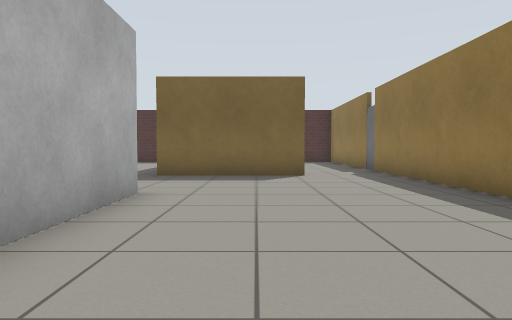
[1] (above)

15 first-person views from a walk through a robot-simulator world made for Gazebo. The camera is 0.72 m above the floor, tilts 2° down and sees 70° across. The floor is counted in squares, 1 m on a side. Each view is taken from the middle of a square. On the plan, view 1 faces up. The plan holds only what a view shows up to about 11 squares ahead; the rest is blank. Gazebo's built-in surfaces are drawn with simple patterns.

[2]
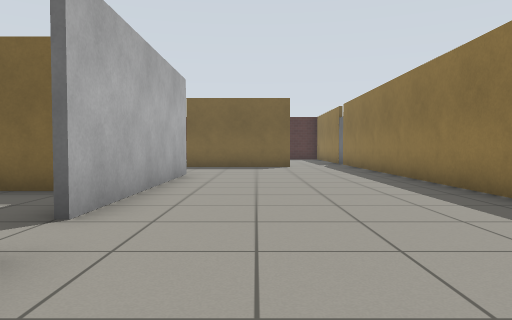

[3]
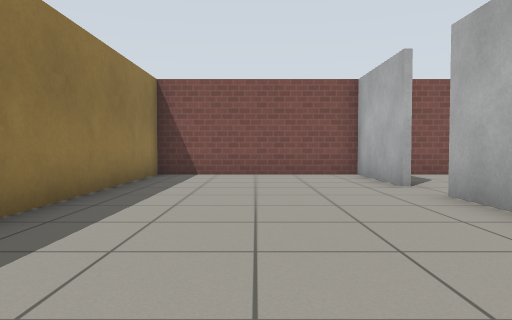

[4]
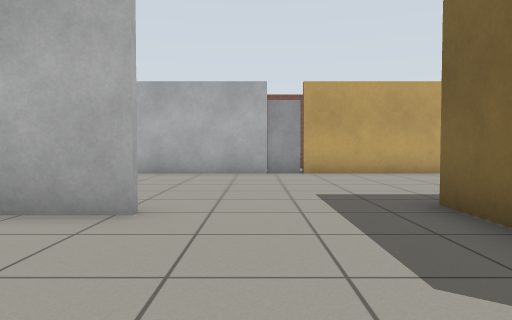

[5]
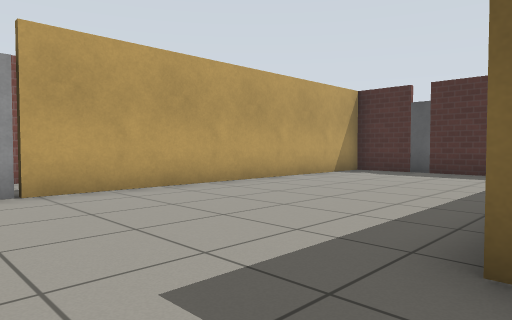

[6]
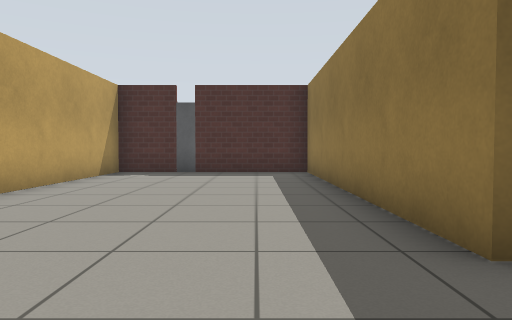

[7]
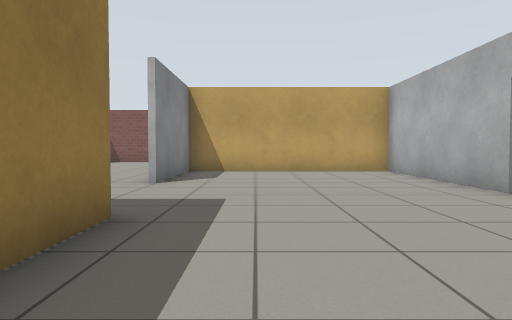

[8]
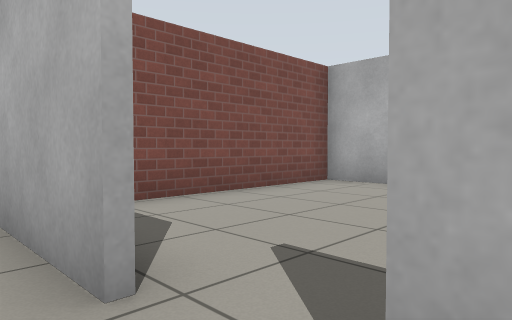

[9]
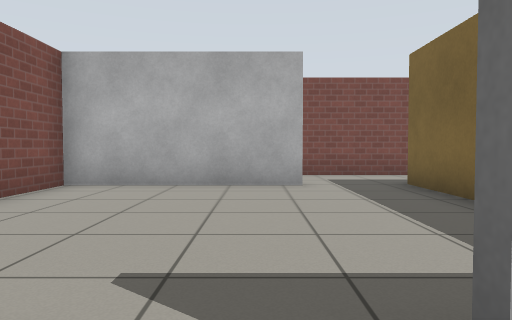

[10]
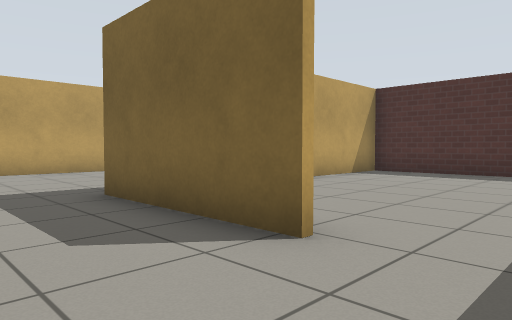

[11]
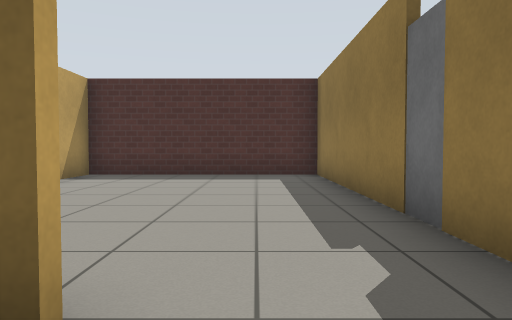

[12]
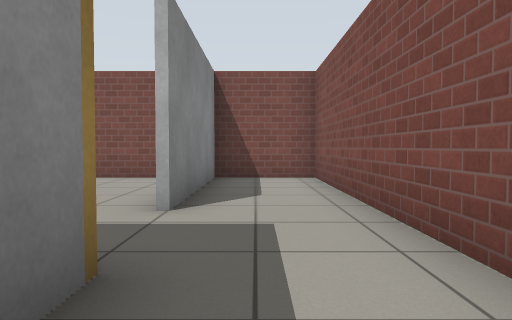

[13]
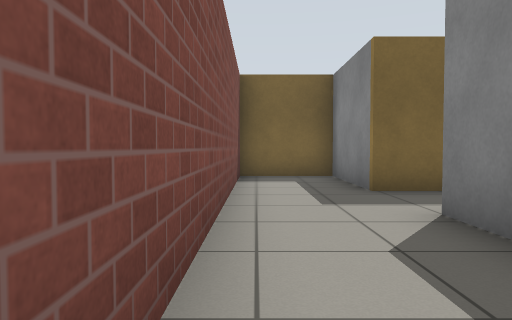

[14]
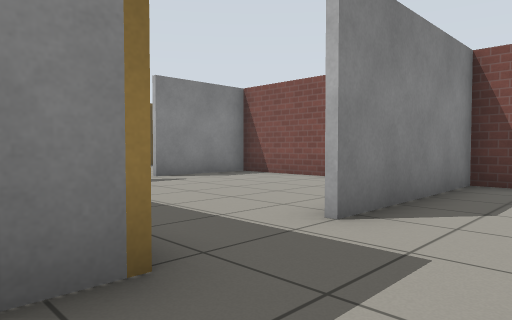

[15]
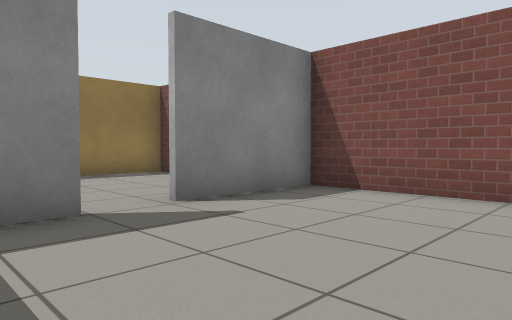

### Floor plan
Ten units are one square. View 1 is at (0, 0); x grows to the right and y downward. Boxes are objects, and circles mark ways between rooms. Rooms are numbered by the first view taken in them; rooms with no view inside come last. Other rooms are left out.
<svg viewBox="-110 -190 160 243">
<path fill="none" stroke="#000" d="M-18 -57 -18 5M13 -93 -25 -93 -25 -175 -55 -175M-80 -74 -80 -21 -20 -21 -20 -57M-17 16 -17 48M-19 46 36 46 36 -95M-64 -175 -80 -175 -80 -84M-81 -20 -81 -50 -105 -50M-81 46 -81 0M-104 -47 -104 46 -79 46M-20 5 -20 -4M-59 -20 -81 -20M-80 0 -80 46M-32 -20 -42 -20M-79 46 -19 46M-18 48 -18 16M36 -124 36 -175 -24 -175 -24 -144M36 -95 36 -105"/>
<rect x="-65" y="-185" width="10" height="10" fill="#bbb"><title>door leaf</title></rect>
<rect x="35" y="-125" width="10" height="20" fill="#bbb"><title>door leaf</title></rect>
<circle cx="-20" cy="10" r="3" fill="#2a7"/>
<circle cx="25" cy="-90" r="3" fill="#2a7"/>
<circle cx="-80" cy="-5" r="3" fill="#2a7"/>
<text x="-20" y="-60">1</text>
<text x="-90" y="0">2</text>
<text x="-50" y="10">3</text>
<text x="10" y="-130">4</text>
</svg>
Room 1 opens to room 3. Room 1 opens to room 4. Room 2 opens to room 3.

Where each view was taken, in squares from view 1:
view 1: 0 up, 0 right, facing up
view 2: 4 down, 0 right, facing up
view 3: 5 up, 1 right, facing down
view 4: 7 up, 2 right, facing left
view 5: 7 up, 2 left, facing up-left
view 6: 7 up, 4 left, facing up
view 7: 13 up, 4 left, facing down
view 8: 0 up, 1 left, facing down-left
view 9: 1 down, 1 left, facing left
view 10: 7 up, 3 right, facing up-left
view 11: 8 up, 2 right, facing up
view 12: 4 up, 9 left, facing down
view 13: 4 down, 10 left, facing up
view 14: 3 up, 10 left, facing down-right
view 15: 1 up, 6 left, facing down-right
